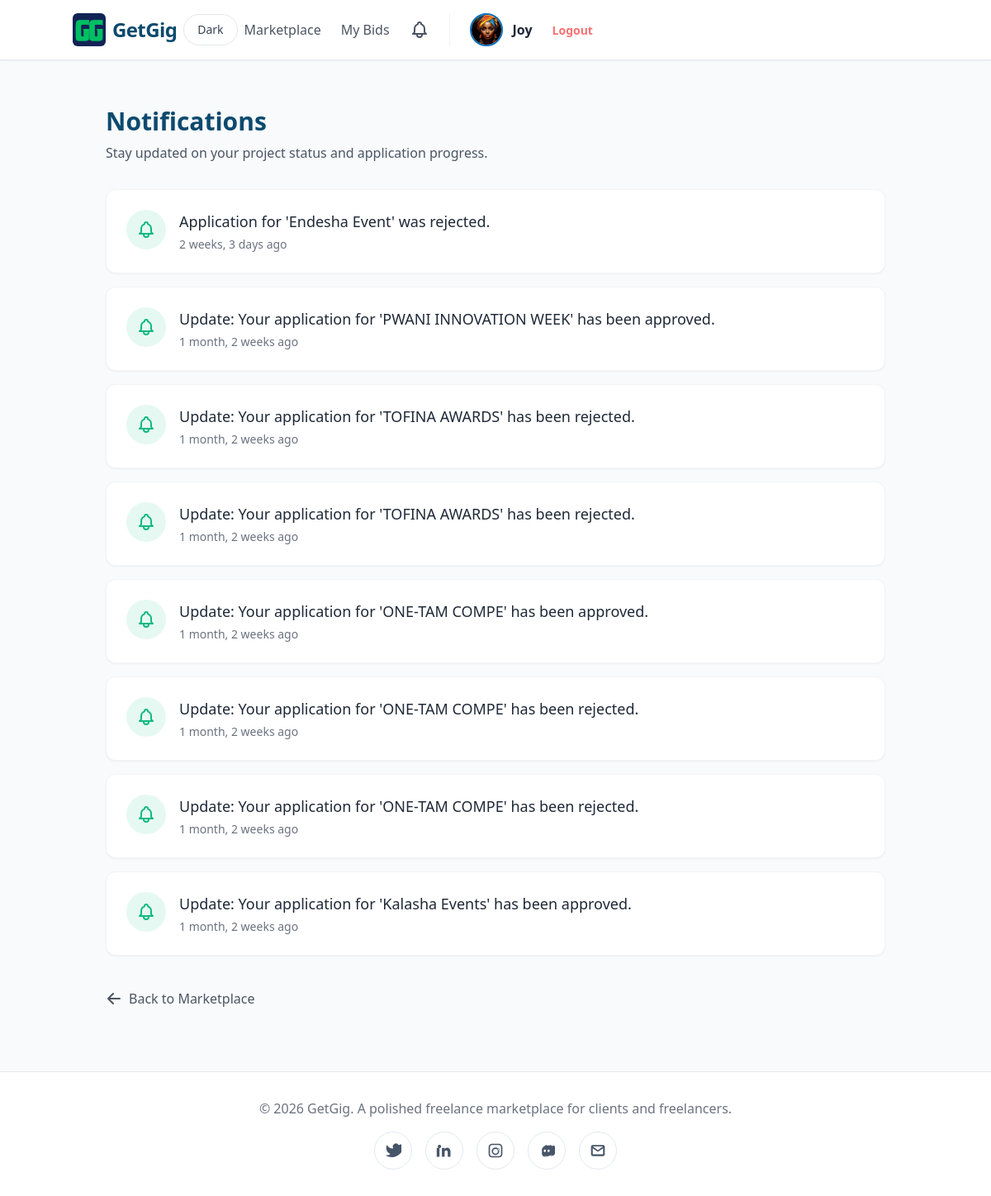
Page /users/notifications/ (signed in) on the committed database.
### users/models.py (models this page shows, shortened)
class CustomUser(AbstractUser):
    USER_TYPE_CHOICES = (
        ('client', 'Client'),
        ('freelancer', 'Freelancer'),
    )
    user_type = models.CharField(max_length=10, choices=USER_TYPE_CHOICES, default='freelancer')
    profile_image = models.ImageField(upload_to='profiles/', default='profiles/default.png')
    bio = models.TextField(blank=True)
    profile_image = models.ImageField(upload_to='profiles/', blank=True, null=True)
    company_name = models.CharField(max_length=100, blank=True)
    skills = models.CharField(max_length=255, blank=True)

class Notification(models.Model):
    user = models.ForeignKey(settings.AUTH_USER_MODEL, on_delete=models.CASCADE, related_name='notifications')
    message = models.TextField()
    is_read = models.BooleanField(default=False)
    created_at = models.DateTimeField(auto_now_add=True)
    class Meta:
        ordering = ['-created_at']

### users/views.py (the view)
# urls.py: path('notifications/', views.notifications_view, name='notifications'),
@login_required
def notifications_view(request):
    notifications = request.user.notifications.all()
    notifications.update(is_read=True)
    return render(request, 'users/notifications.html', {'notifications': notifications})

### templates/users/notifications.html (shortened to what this page needs)
{% extends 'base.html' %}
{% block content %}
<div class="max-w-5xl mx-auto mt-8 px-4">
    <div class="mb-8">
        <h1 class="text-3xl font-bold text-[#0c4a6e]">Notifications</h1>
        <p class="text-gray-600 dark:text-slate-400 mt-2">Stay updated on your project status and application progress.</p>
    </div>
    <div class="space-y-4">
        {% if notifications %}
            {% for notification in notifications %}
                <div class="bg-white dark:bg-slate-900 dark:border-slate-700 border border-gray-100 rounded-xl p-6 shadow-sm flex items-start justify-between transition hover:shadow-md">
                    <div class="flex items-start space-x-4">
                        <div class="bg-[#10b9811a] p-3 rounded-full">
                        </div>
                        <div>
                            <p class="text-gray-800 dark:text-slate-100 text-lg {% if not notification.is_read %}font-semibold{% else %}font-normal{% endif %}">
                                {{ notification.message }}
                            </p>
                            <p class="text-sm text-gray-500 dark:text-slate-400 mt-1">
                                {{ notification.created_at|timesince }} ago
                            </p>
                        </div>
                    </div>
                </div>
            {% endfor %}
        {% endif %}
    </div>
    <div class="mt-10 pb-12">
        <a href="{% url 'users:dashboard_redirect' %}" class="inline-flex items-center text-gray-600 dark:text-slate-300 hover:text-[#10b981] font-medium transition">
            <svg xmlns="http://www.w3.org/2000/svg" class="h-5 w-5 mr-2" viewBox="0 0 20 20" fill="currentColor">
                <path fill-rule="evenodd" d="M9.707 16.707a1 1 0 01-1.414 0l-6-6a1 1 0 010-1.414l6-6a1 1 0 011.414 1.414L5.414 9H17a1 1 0 110 2H5.414l4.293 4.293a1 1 0 010 1.414z" clip-rule="evenodd" />
            </svg>
            Back to Marketplace
        </a>
    </div>
</div>
{% endblock %}

### templates/base.html (shortened to what this page needs)
{% load static %}
{% load pwa %}
<!DOCTYPE html>
<html lang="en">
<head>
    <script src="https://cdn.tailwindcss.com"></script>
</head>
<body class="bg-slate-50 text-slate-900 min-h-screen flex flex-col transition-colors duration-300 dark:bg-slate-950 dark:text-slate-100">
    <nav class="bg-white border-b border-gray-200 p-4 shadow-sm transition-colors duration-300 dark:bg-slate-900 dark:border-slate-700">
        <div class="container mx-auto flex flex-wrap justify-between items-center gap-4">
            <div class="flex items-center space-x-2">
                <a href="/" class="flex items-center space-x-2">
                <img src="{% static 'images/logo.jpg' %}" alt="GetGig Logo" class="h-10 w-auto rounded-md">
                <span class="text-2xl font-bold text-[#0c4a6e] tracking-tight">GetGig</span>
            </a>
            <button id="theme-toggle" type="button" class="inline-flex items-center rounded-full border border-gray-200 bg-white px-4 py-2 text-sm text-gray-700 hover:bg-gray-100 transition-colors duration-200 dark:border-slate-700 dark:bg-slate-800 dark:text-slate-200 dark:hover:bg-slate-700">
                <span id="theme-toggle-text">Dark</span>
            </button>
            <div class="flex items-center space-x-6 font-medium text-gray-600 dark:text-slate-300">
                {% if user.is_authenticated %}
                    {% if user.user_type == 'freelancer' %}
                        <a href="{% url 'projects:freelancer_dashboard' %}" class="hover:text-mint">Marketplace</a>
                        <a href="{% url 'projects:my_bids' %}" class="hover:text-mint">My Bids</a>
                    {% else %}
                        <a href="{% url 'projects:client_dashboard' %}" class="hover:text-mint">Dashboard</a>
                        <a href="{% url 'projects:create_project' %}" class="hover:text-ocean">Post Gig</a>
                    {% endif %}
                    <a href="{% url 'users:notifications' %}" class="text-gray-600 dark:text-slate-300 hover:text-blue-600 relative">
                    </a>
                    <a href="{% url 'users:edit_profile' %}" class="flex items-center space-x-3 group border-l pl-6 border-gray-100 dark:border-slate-700">
                        {% if user.profile_image %}
                            <img src="{{ user.profile_image.url }}" class="w-10 h-10 rounded-full object-cover border-2 border-[#0C6FBD] group-hover:border-mint transition shadow-sm">
                        {% else %}
                            <div class="w-10 h-10 rounded-full bg-[#0C6FBD] text-white flex items-center justify-center font-bold shadow-sm group-hover:bg-blue-700 transition">
                                {{ user.username|first|upper }}
                            </div>
                        {% endif %}
                        <span class="font-bold text-gray-800 dark:text-slate-100 hidden md:inline">{{ user.username }}</span>
                    </a>
                    <form action="{% url 'logout' %}" method="post" class="inline">
                        <button type="submit" class="text-sm font-bold text-red-400 hover:text-red-600 transition">Logout</button>
                    </form>
                {% else %}
                    <a href="{% url 'login' %}" class="hover:text-ocean">Login</a>
                    <a href="{% url 'users:register' %}" class="bg-[#0F52BA] hover:bg-blue-700 text-white px-6 py-2 rounded-lg transition shadow-md">
                        Join GetGig
                    </a>
                {% endif %}
            </div>
        </div>
    </nav>
    <div class="container mx-auto p-6 flex-grow">
        {% block content %}{% endblock %}
    </div>
    <footer class="bg-white border-t border-gray-200 p-8 text-center text-gray-500 transition-colors duration-300 dark:bg-slate-900 dark:border-slate-700 dark:text-slate-400">
        <div class="max-w-6xl mx-auto space-y-4">
            <p>© 2026 GetGig. A polished freelance marketplace for clients and freelancers.</p>
            <div class="flex flex-wrap justify-center gap-4 text-slate-600 dark:text-slate-400">
                <a href="https://twitter.com/getgighq" class="inline-flex items-center justify-center rounded-full border border-slate-200 p-3 transition hover:border-ocean hover:text-ocean dark:border-slate-700 dark:hover:text-mint" aria-label="Twitter">
                    <svg xmlns="http://www.w3.org/2000/svg" viewBox="0 0 24 24" class="h-5 w-5" fill="currentColor"><path d="M23 3a10.9 10.9 0 01-3.14.86A4.48 4.48 0 0012 8.12v1A10.66 10.66 0 013 4s-4 9 5 13a11.64 11.64 0 01-7 2c13 8 27-4 27-15.5a4.5 4.5 0 00-.08-.83A7.72 7.72 0 0023 3z"/></svg>
                </a>
                <a href="https://www.linkedin.com/company/getgig-connect" class="inline-flex items-center justify-center rounded-full border border-slate-200 p-3 transition hover:border-ocean hover:text-ocean dark:border-slate-700 dark:hover:text-mint" aria-label="LinkedIn">
                    <svg xmlns="http://www.w3.org/2000/svg" viewBox="0 0 24 24" class="h-5 w-5" fill="currentColor"><path d="M4.98 3.5a2.5 2.5 0 11-.02 0zm.02 4.5H1V21h4V8zm7.5 0h-4v13h4v-6.5c0-3.5 4.5-3.8 4.5 0V21h4v-7.5c0-7.25-7.5-7-8.5-3.25V8z"/></svg>
                </a>
                <a href="https://www.instagram.com/getgig.studio" class="inline-flex items-center justify-center rounded-full border border-slate-200 p-3 transition hover:border-ocean hover:text-ocean dark:border-slate-700 dark:hover:text-mint" aria-label="Instagram">
                </a>
                <a href="https://discord.gg/getgig-community" class="inline-flex items-center justify-center rounded-full border border-slate-200 p-3 transition hover:border-ocean hover:text-ocean dark:border-slate-700 dark:hover:text-mint" aria-label="Discord">
                </a>
                <a href="mailto:hello@getgig.com" class="inline-flex items-center justify-center rounded-full border border-slate-200 p-3 transition hover:border-ocean hover:text-ocean dark:border-slate-700 dark:hover:text-mint" aria-label="Email">
                    <svg xmlns="http://www.w3.org/2000/svg" viewBox="0 0 24 24" class="h-5 w-5" fill="currentColor"><path d="M2 6.5A2.5 2.5 0 014.5 4h15A2.5 2.5 0 0122 6.5v11A2.5 2.5 0 0119.5 20h-15A2.5 2.5 0 012 17.5v-11zm2.5-.5L12 11.5 19.5 6H4.5zm0 2.75V17.5h15V8.75l-7.5 5-7.5-5z"/></svg>
                </a>
            </div>
        </div>
    </footer>
</body>
</html>

### rows in the picture
CustomUser: profile_image (picture), username "Joy"
Notification: message "Application for 'Endesha Event' was rejected.", created_at "2 weeks, 3 days"
Notification: message "Update: Your application for 'PWANI INNOVATION WEEK' has been approved.", created_at "1 month, 2 weeks"
Notification: message "Update: Your application for 'TOFINA AWARDS' has been rejected.", created_at "1 month, 2 weeks"
Notification: message "Update: Your application for 'TOFINA AWARDS' has been rejected.", created_at "1 month, 2 weeks"
Notification: message "Update: Your application for 'ONE-TAM COMPE' has been approved.", created_at "1 month, 2 weeks"
Notification: message "Update: Your application for 'ONE-TAM COMPE' has been rejected.", created_at "1 month, 2 weeks"
Notification: message "Update: Your application for 'ONE-TAM COMPE' has been rejected.", created_at "1 month, 2 weeks"
Notification: message "Update: Your application for 'Kalasha Events' has been approved.", created_at "1 month, 2 weeks"
